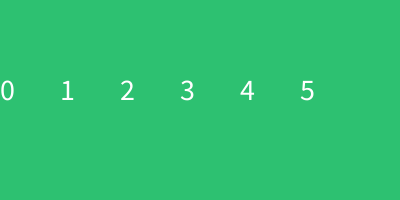
Frame 1 (no input)
Frame 60 (the mouse pressed at the canvas centre just before this capture): identical to frame 1, image omitted
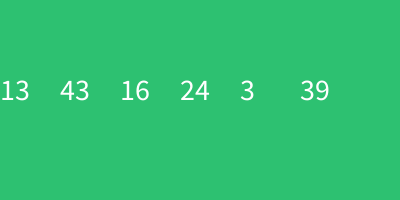
Frame 120 (the mouse held since frame 60 and released just before this capture)

The Processing sketch that drew these frames (run headless with seeded random() and noise(); from frame 60 on, the mouse is pressed at the canvas centre):

// Processing sketch: week14_3
// ── week14_3.pde
int []a=new int[49];
void setup(){
  size(400,200);
  textSize(30);
  for(int i=0; i<49; i++) a[i]=i;
}
void draw(){
  background(#2DC171);
  for(int i=0; i<6; i++){
    text(a[i],i*60,100);
  }
}
void mousePressed(){
  for(int i=0; i<10000; i++){
  int i1=(int)random(49);
  int i2=(int)random(49);
  int temp=a[i1]; a[i1]=a[i2]; a[i2]=temp;
  }
}
